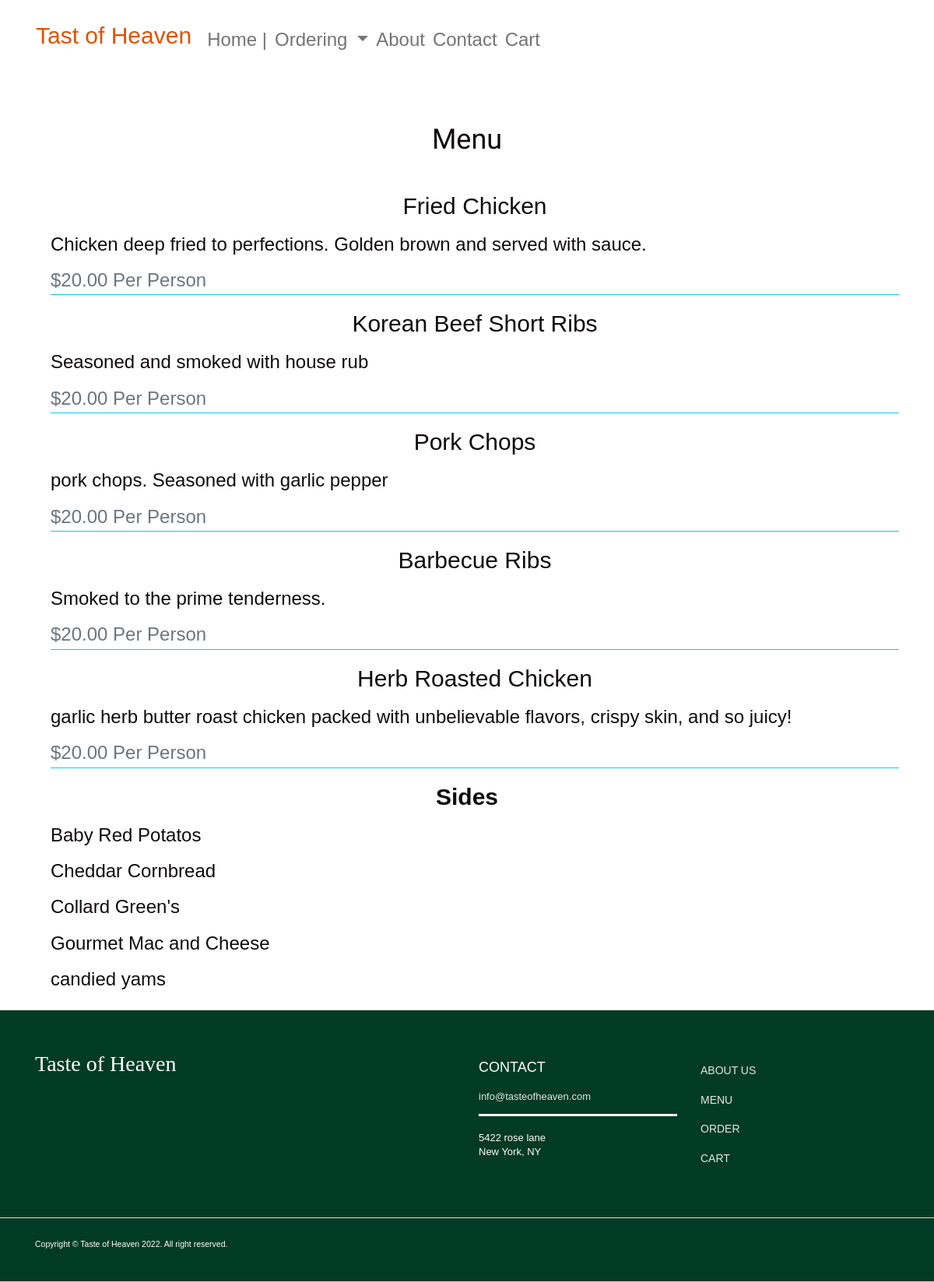
The app's page /menu/ with its own data.
### pages/models.py (models this page shows, shortened)
class Menu_Item(models.Model):
    name = models.CharField(max_length=200)
    description = models.TextField()
    price = models.FloatField()

class Side(models.Model):
    name = models.CharField(max_length = 100)

### pages/views.py (the view)
# urls.py: path('menu/', views.menu, name='menu'),
def menu(request):
    menu = Menu_Item.objects.all()
    side = Side.objects.all()
    if request.method == 'POST':
        name = request.POST.get('name')
        description = request.POST.get('description')
        price = "20.00"
        menu_data = Menu_Item(name=name, description=description,price=price)
        menu_data.save()
        return render(request, "editmenu.html")
    else:
         return render(request, "menu.html", {'menu': menu , 'side': side})
    return render(request, "menu.html", {'menu': menu, 'side': side} )

### pages/templates/menu.html
{% extends 'base.html' %}
{% block content %}
    <div class="container">
        <h1 class="text-center page-title">Menu</h1>
            {% for item in menu %}
                <ul>
                    <li>
                        <div class="border-bottom border-info">
                            <h2 class="card-title text-center pl-3">{{item.name}}</h2>
                            <h3 class="menu-card-text">{{item.description}}</h3>
                            <h3 class="menu-card-subtitle mb-2 text-muted ">${{item.price | floatformat:2}} Per Person</h3>
                        </div>
                    </li>
                </ul>
            {% endfor %}
            <div>
                <h2 class="text-center"><strong>Sides</strong></h2>
                <ul>
                    <li>
                        <div>
                            {% for item in side %}
                                <h3>{{item.name}}</h3>
                            {% endfor %}
                        </div>
                    </li>
                </ul>
            </div>
    </div>
{% endblock %}

### pages/templates/base.html (shortened to what this page needs)
<!doctype html>
{% load static %}
<html lang="en">
  <head>
    <link href="https://cdn.jsdelivr.net/npm/bootstrap@5.0.0-beta3/dist/css/bootstrap.min.css" rel="stylesheet">
    <link rel="stylesheet" href="https://maxcdn.bootstrapcdn.com/bootstrap/3.4.1/css/bootstrap.min.css">
    <link rel="stylesheet" href="https://cdnjs.cloudflare.com/ajax/libs/font-awesome/4.7.0/css/font-awesome.min.css">
    <link rel="stylesheet" href="{% static 'styles/invoice.css' %}">
    <link rel="stylesheet" href="{% static 'styles/styles.css' %}">
    <link rel="stylesheet" href="{% static 'styles/contact.css' %}">
    <link rel="stylesheet" href="{% static 'styles/home.css' %}">
    <link rel="stylesheet" href="{% static 'styles/header.css' %}">
    <link rel="stylesheet" href="{% static 'styles/card.css' %}">
    <link rel="stylesheet" href="{% static 'styles/menu.css' %}">
    <link rel="stylesheet" href="{% static 'styles/about.css' %}">
  </head>
  <body class="holder">
    <header class="header container">
        <nav class="navbar navbar-expand-lg navbar-light bg-white">
            <a class=" brand text-decoration-none " href="{% url 'home' %}">Tast of Heaven</a>
            <div class="collapse navbar-collapse" id="navbarNavDropdown">
                <ul class="navbar-nav mr-auto">
                    <li class="nav-item active">
                        <a class="nav-link h3 "  href="{% url 'home' %}">Home |<span class="sr-only">(current)</span></a>
                    </li>
                    <li class="nav-item dropdown text-decoration-none">
                        <a class="nav-link dropdown-toggle h3" href="#" id="navbarDropdown" role="button" data-toggle="dropdown" aria-haspopup="true" aria-expanded="false">
                          Ordering
                        </a>
                        </li>
                    <li class="nav-item">
                        <a class="nav-link h3"  href="{% url 'about' %}">About</a>
                    </li>
                    <li class="nav-item">
                        <a class="nav-link h3"  href="{% url 'contact' %}">Contact</a>
                    </li>
                    <li class="nav-item">
                        <a class="nav-link h3"  href="{% url 'cart' %}">Cart</a>
                    </li>
              </ul>
            </div>
          </nav>
    </header>
    <footer >
        <div class="footer" id="footer">
            <div class="container">
                <div class="row ">
                    <div class="col-lg-6 col-md-6 col-sm-6 col-xs-6">
                        <h4> Taste of Heaven </h4>
                    </div>
                    <div class="col-lg-3 col-sm-2 col-xs-3">
                        <h3><a class="text-white" href="{% url 'contact' %}" style="margin-top: 5em">Contact </a> </h3>
                        <ul>
                            <li><a class="email"href="#"> info@tasteofheaven.com </a></li>
                            <br/>
                            <li> <p> 5422 rose lane </p> </li>
                            <li> <p> New York, NY </p> </li>
                        </ul>
                    </div>
                    <div class="col-lg-3 col-sm-2 col-xs-3">
                        <ul>
                            <li> <h5> <a href="{% url 'about' %}" style="margin-top: 5em"> ABOUT US</a> <h5></li>
                            <li> <h5><a href="{% url 'menu' %}"> MENU </a> <h5></li>
                            <li> <h5><a href="{% url 'order' %}"> ORDER</a> <h5></li>
                            <li> <h5><a href="{% url 'cart' %}"> CART </a> <h5></li>
                        </ul>
                    </div>
            </div>
        </div>
        <div class="footer-bottom">
            <div class="container">
                <p class="pull-left copyright"> Copyright © Taste of Heaven 2022. All right reserved. </p>
            </div>
        </div>
    </footer>
      <div class="second-row">
        {% block content %}
        {% endblock %}
      </div>
  </body>
</html>

### static/styles/invoice.css (style rules this page uses)
.page-title { font-family: 'Acme', sans-serif; }

### static/styles/styles.css (style rules this page uses)
* { box-sizing: border-box; font-family: sans-serif; margin: 0; padding: 0; color: rgb(15, 11, 11); }
body { height: 100vh; display: flex; flex-direction: column; align-items: stretch; font-family: 'Roboto', sans-serif; }
.holder { margin: 0; display: grid; grid-template-columns: auto; min-height: 100%; grid-template-rows: .2fr 3fr .25fr; }
.brand { font-size: 3rem ; margin-right: auto; margin-left: auto; color: rgb(223, 82, 1); text-decoration: none; }
.page-title { margin: 6vh 0; }
ul { list-style-type: none; }
.footer { background: #013b25; height: auto; padding-bottom: 30px; position: relative; width: 100%; border-bottom: 1px solid #CCCCCC; border-top: 1px solid #DDDDDD; }
.footer p { margin: 0; }
.footer h3 { color: white; font-size: 18px; font-weight: 600; line-height: 27px; padding: 40px 0 0px; text-transform: uppercase; margin-bottom: 15px; }
.footer h4 { color: white; font-size: 2em; font-weight: 600; line-height: 38px; padding: 40px 0 10px; font-family: cursive; font-weight: lighter }
.footer ul { font-size: 13px; list-style-type: none; margin-left: 0; padding-left: 0; margin-top: 0px; color: #0e974c; padding: 0 0 8px 0; }
.email { border-bottom: 3px solid #fff; }
footer { grid-column: 1/ -1; grid-row: 3; }
.footer ul li a { padding: 0 0 12px 0; display: block; }
.footer a { color: white; font-weight: lighter; }
.footer p { color: white; font-weight: lighter; }
.footer a { color: #e2e7ec }
.footer-bottom { margin-top: 2em; border-top: 1px solid #DDDDDD; padding-top: 20px; padding-bottom: 10px; }
.footer-bottom p.pull-left { padding-top: 6px; font-size: 0.75em }
footer { margin-top: 2vh; }

### records on screen
Menu_Item: name "Fried Chicken", description "Chicken deep fried to perfections. Golden brown and served with sauce.", price "20.00"
Menu_Item: name "Korean Beef Short Ribs", description "Seasoned and smoked with house rub", price "20.00"
Menu_Item: name "Pork Chops", description "pork chops. Seasoned with garlic pepper", price "20.00"
Menu_Item: name "Barbecue Ribs", description "Smoked to the prime tenderness.", price "20.00"
Menu_Item: name "Herb Roasted Chicken", description "garlic herb butter roast chicken packed with unbelievable flavors, crispy skin, and so juicy!", price "20.00"
Side: name "Baby Red Potatos"
Side: name "Cheddar Cornbread"
Side: name "Collard Green's"
Side: name "Gourmet Mac and Cheese"
Side: name "candied yams"
